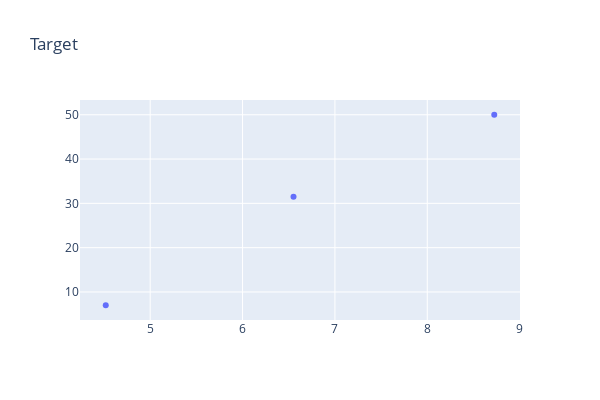

Write notebook code for a chart like this one.
### Code cell
fig = make_subplots(rows=1, cols=1)

fig.add_trace(
    go.Scatter(
        x=X_train_s,
        y=y_train_s,
        mode='markers',
        name=X_df.columns[5]
    ))

# include shapes in layout
fig.update_layout(height=400, width=600, title_text="Target")
fig.show()

### Figure 1 — Plotly figure (JSON) as saved in the notebook; plotly's stock layout.template omitted (floating-point values rounded to 4 significant figures)
{"data": [{"mode": "markers", "name": "RM", "type": "scatter", "x": [4.519, 6.552, 8.725], "y": [7, 31.5, 50]}], "layout": {"height": 400, "title": {"text": "Target"}, "width": 600, "xaxis": {"anchor": "y", "domain": [0, 1]}, "yaxis": {"anchor": "x", "domain": [0, 1]}}}
